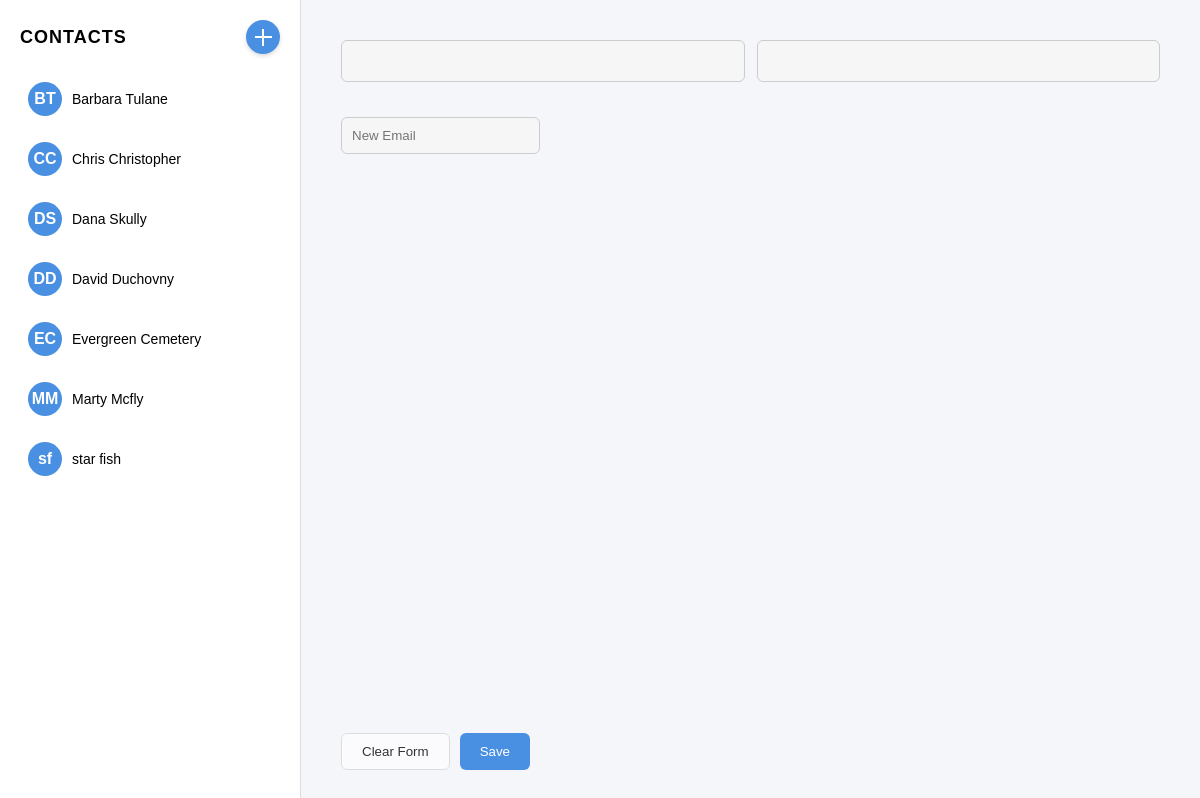
The page / on the database its author committed.
### address_book/models.py (models this page shows, shortened)
class Contact(models.Model):
    first_name = models.CharField(max_length=100)
    last_name = models.CharField(max_length=100)

### address_book/views.py (the view, shortened to what this page needs)
# urls.py: path('', views.address_book_view, name='address_book'),
def address_book_view(request, contact_id=None):
    selected_contact = None
    emails = []
    if contact_id:
        selected_contact = get_object_or_404(Contact, id=contact_id)
        emails = selected_contact.emails.all()
        form = ContactForm(instance=selected_contact)
    else:
        form = ContactForm()
    contacts = Contact.objects.all().order_by("first_name", "last_name")
    return render(
        request,
        "address_book/address_book.html",
        {
            "contacts": contacts,
            "form": form,
            "selected_contact": selected_contact,
            "emails": emails,
        },
    )

### address_book/forms.py
class ContactForm(forms.ModelForm):
    email = forms.EmailField(required=False)
    class Meta:
        model = Contact
        fields = ['first_name', 'last_name', 'email']

### address_book/templates/address_book/address_book.html (shortened to what this page needs)
<!DOCTYPE html>
<html lang="en">
<head>
</head>
<body>
<div class="sidebar">
  <div class="sidebar-header">
    <h2>CONTACTS</h2>
      <button type="reset" form="contact-form" class="circle-plus" title="New Contact"></button>
  </div>
  {% for contact in contacts %}
    <a href="{% url 'contact_detail' contact.id %}" class="contact">
      <div class="contact-circle">{{ contact.first_name|slice:":1" }}{{ contact.last_name|slice:":1" }}</div>
      <div class="contact-name">{{ contact.first_name }} {{ contact.last_name }}</div>
    </a>
  {% empty %}
    <p>No contacts yet.</p>
  {% endfor %}
</div>
<form id="contact-form" method="POST" class="main">
  <div class="name-row">
    {{ form.first_name }}
    {{ form.last_name }}
  </div>
  <div class="add-email-container">
    <input type="email" name="email" placeholder="New Email">
  </div>
  <div class="action-buttons">
    <div class="right-buttons">
      <button type="reset" class="cancel-btn">Clear Form</button>
      <button type="submit" name="save_contact" class="save-btn">Save</button>
    </div>
  </div>
</form>
</body>

### address_book/templates/address_book/address_book.html (style rules this page uses)
body { margin:0; font-family:Arial, Helvetica, sans-serif; background:#f4f6f9; display:flex; height:100vh; }
:root { --primary-blue:#4a90e2; --primary-blue-hover:#357ab8; }
.sidebar { width:260px; background:white; border-right:1px solid #ddd; padding:20px; display:flex; flex-direction:column; }
.sidebar-header { display:flex; justify-content:space-between; align-items:center; margin-bottom:20px; }
.sidebar-header h2 { font-size:18px; letter-spacing:1px; margin:0; }
.contact { display:flex; align-items:center; padding:8px; border-radius:8px; cursor:pointer; margin-bottom:10px; text-decoration:none; color:inherit; }
.contact-circle { width:34px; height:34px; border-radius:50%; background:var(--primary-blue); color:white; display:flex; align-items:center; justify-content:center; font-weight:bold; margin-right:10px; }
.contact-name { font-size:14px; }
.main { flex:1; padding:40px; position:relative; display:flex; flex-direction:column; }
.name-row { display:flex; gap:12px; margin-bottom:15px; }
.name-row input { flex:1; padding:12px; border-radius:6px; border:1px solid #ccc; background:#f6f6f6; font-size:14px; }
.name-row input::placeholder { color:#aaa; }
.add-email-container { display:flex; align-items:center; gap:10px; margin-bottom:20px; }
.add-email-container input { padding:10px; border-radius:6px; border:1px solid #ccc; background:#f6f6f6; }
.circle-plus { width:34px; height:34px; border-radius:50%; background:var(--primary-blue); border:none; position:relative; cursor:pointer; box-shadow:0 2px 4px rgba(0,0,0,0.15); }
.circle-plus::before, .circle-plus::after { content:""; position:absolute; background:white; }
.circle-plus::before { top:50%; left:25%; right:25%; height:2px; transform:translateY(-50%); }
.circle-plus::after { left:50%; top:25%; bottom:25%; width:2px; transform:translateX(-50%); }
.action-buttons { position:absolute; bottom:30px; left:40px; right:40px; display:flex; justify-content:space-between; align-items:center; }
.right-buttons { display:flex; gap:10px; }
.cancel-btn { background:rgba(255,255,255,0.6); border:1px solid #ddd; color:#333; padding:10px 20px; border-radius:6px; cursor:pointer; backdrop-filter:blur(4px); }
.save-btn { background:var(--primary-blue); color:white; padding:10px 20px; border:none; border-radius:6px; cursor:pointer; }

### rows shown on the page
Contact: first_name "B", last_name "T", first_name "Barbara", last_name "Tulane"
Contact: first_name "C", last_name "C", first_name "Chris", last_name "Christopher"
Contact: first_name "D", last_name "S", first_name "Dana", last_name "Skully"
Contact: first_name "D", last_name "D", first_name "David", last_name "Duchovny"
Contact: first_name "E", last_name "C", first_name "Evergreen", last_name "Cemetery"
Contact: first_name "M", last_name "M", first_name "Marty", last_name "Mcfly"
Contact: first_name "s", last_name "f", first_name "star", last_name "fish"
